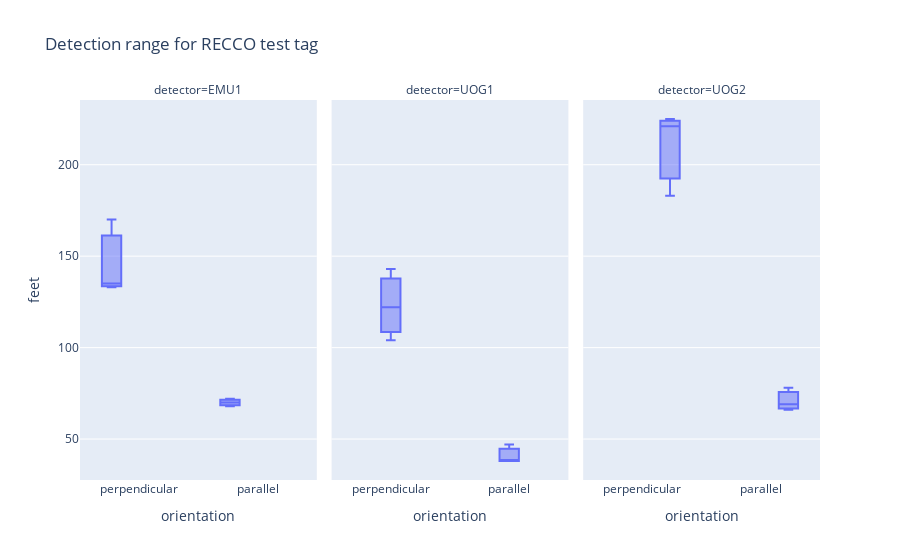

The cell this chart's notebook holds for it:
### Code cell
px.box(data_frame=df,x='orientation',y='feet', facet_col='detector', title='Detection range for RECCO test tag')

### Figure 1 — Plotly figure (JSON) as saved in the notebook; plotly's stock layout.template omitted (floating-point values rounded to 4 significant figures)
{"data": [{"alignmentgroup": "True", "hovertemplate": "detector=EMU1<br>orientation=%{x}<br>feet=%{y}<extra></extra>", "legendgroup": "", "marker": {"color": "#636efa"}, "name": "", "notched": false, "offsetgroup": "", "orientation": "v", "showlegend": false, "type": "box", "x": ["perpendicular", "perpendicular", "perpendicular", "parallel", "parallel", "parallel"], "x0": " ", "xaxis": "x", "y": [135, 133, 170, 68, 72, 70], "y0": " ", "yaxis": "y"}, {"alignmentgroup": "True", "hovertemplate": "detector=UOG1<br>orientation=%{x}<br>feet=%{y}<extra></extra>", "legendgroup": "", "marker": {"color": "#636efa"}, "name": "", "notched": false, "offsetgroup": "", "orientation": "v", "showlegend": false, "type": "box", "x": ["perpendicular", "perpendicular", "perpendicular", "parallel", "parallel", "parallel"], "x0": " ", "xaxis": "x2", "y": [143, 122, 104, 47, 38, 38], "y0": " ", "yaxis": "y2"}, {"alignmentgroup": "True", "hovertemplate": "detector=UOG2<br>orientation=%{x}<br>feet=%{y}<extra></extra>", "legendgroup": "", "marker": {"color": "#636efa"}, "name": "", "notched": false, "offsetgroup": "", "orientation": "v", "showlegend": false, "type": "box", "x": ["perpendicular", "perpendicular", "perpendicular", "parallel", "parallel", "parallel"], "x0": " ", "xaxis": "x3", "y": [183, 225, 221, 66, 78, 69], "y0": " ", "yaxis": "y3"}], "layout": {"annotations": [{"font": {}, "showarrow": false, "text": "detector=EMU1", "x": 0.16, "xanchor": "center", "xref": "paper", "y": 1, "yanchor": "bottom", "yref": "paper"}, {"font": {}, "showarrow": false, "text": "detector=UOG1", "x": 0.5, "xanchor": "center", "xref": "paper", "y": 1, "yanchor": "bottom", "yref": "paper"}, {"font": {}, "showarrow": false, "text": "detector=UOG2", "x": 0.84, "xanchor": "center", "xref": "paper", "y": 1, "yanchor": "bottom", "yref": "paper"}], "autosize": true, "boxmode": "group", "legend": {"tracegroupgap": 0}, "title": {"text": "Detection range for RECCO test tag"}, "xaxis": {"anchor": "y", "autorange": true, "domain": [0, 0.32], "range": [-0.5, 1.5], "title": {"text": "orientation"}, "type": "category"}, "xaxis2": {"anchor": "y2", "autorange": true, "domain": [0.34, 0.66], "matches": "x", "range": [-0.5, 1.5], "title": {"text": "orientation"}, "type": "category"}, "xaxis3": {"anchor": "y3", "autorange": true, "domain": [0.68, 1.0], "matches": "x", "range": [-0.5, 1.5], "title": {"text": "orientation"}, "type": "category"}, "yaxis": {"anchor": "x", "autorange": true, "domain": [0, 1], "range": [27.61, 235.4], "title": {"text": "feet"}, "type": "linear"}, "yaxis2": {"anchor": "x2", "autorange": true, "domain": [0, 1], "matches": "y", "range": [27.61, 235.4], "showticklabels": false, "type": "linear"}, "yaxis3": {"anchor": "x3", "autorange": true, "domain": [0, 1], "matches": "y", "range": [27.61, 235.4], "showticklabels": false, "type": "linear"}}}
